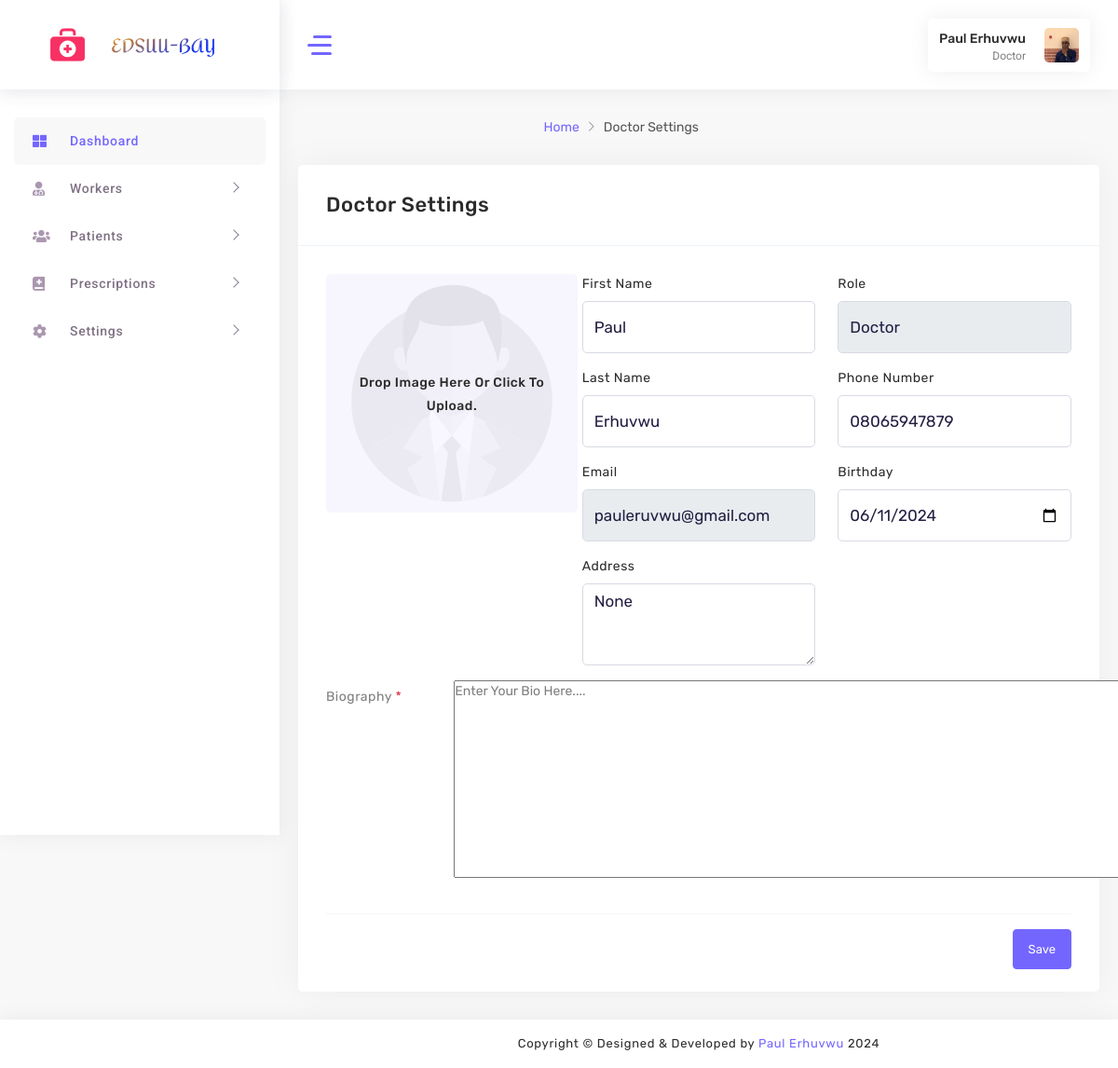
The app's page /doctor/account-settings/ (signed in) with its own data.
### accounts/models.py (models this page shows, shortened)
class UserProfile(models.Model):
    USER_ROLES = (
        ('nurse', 'Nurse'),
        ('doctor', 'Doctor'),
    )
    user = models.OneToOneField(User, on_delete=models.CASCADE)
    email = models.EmailField(max_length=30)
    role = models.CharField(max_length=20, choices=USER_ROLES)
    phone_number = models.CharField(max_length=15)
    profile_picture = models.ImageField(upload_to='profile_pictures', blank=True, null=True)
    bio = models.TextField(blank=True, null=True)
    address = models.TextField(blank=True, null=True)
    birthday = models.DateField(blank=True, null=True)

### accounts/views.py (the view, shortened to what this page needs)
# urls.py: path("doctor/account-settings/", doc_settings, name='doctorsettings'),
@login_required(login_url='/custom_login/')
@role_required('doctor')
def doc_settings(request):
    user = request.user
    user_profile = user.userprofile
    worker = Worker.objects.get(user=user)
    context = {
        'user': user,
        'user_profile': user_profile,
        'worker': worker
    }
    return render(request, 'settings/doctor-settings.html', context)

### accounts/views.py (called while the page is built)
def role_required(role):
    def decorator(view_func):
        @wraps(view_func)
        def _wrapped_view(request, *args, **kwargs):
            if request.user.is_authenticated:
                user_profile = UserProfile.objects.get(user=request.user)
                if user_profile.role == role:
                    return view_func(request, *args, **kwargs)
                else:
                    return redirect('error404')  # Update 'error404' with your actual URL name for the error page
            else:
                return redirect('login')
        return _wrapped_view
    return decorator

### accounts/templates/settings/doctor-settings.html (shortened to what this page needs)
{% load static %}
<!DOCTYPE html>
<html lang="en">
<head>
    <link rel="stylesheet" href="{% static 'assets/main/css/fonts.css' %}">
    <link rel="stylesheet" href="{% static 'assets/main/css/style.css' %}">
</head>
<body>
    <div id="main-wrapper" class="show">
        <div class="nav-header">
            <div class="brand-logo">
                <a href="#"><img class="brand-title" src="{% static 'assets/images/logo.png '%}" alt=""></a>
            </div>
        </div>
        <aside class="left-panel nicescroll-box">
            <nav class="navigation">
                <ul class="list-unstyled main-menu">
                    <li class="has-submenu active">
                        <a href="{% url 'homedoc' %}">
                            <i class="fas fa-th-large"></i>
                            <span class="nav-label">Dashboard</span>
                        </a>
                    </li>
                    <li class="has-submenu">
                        <a href="javascript:void()" class="has-arrow mm-collapsed">
                            <i class="fas fa-user-md"></i>
                            <span class="nav-label">Workers</span>
                        </a>
                    </li>
                    <li class="has-submenu">
                        <a href="javascript:void()" class="has-arrow mm-collapsed">
                            <i class="fas fa-users"></i>
                            <span class="nav-label">Patients</span>
                        </a>
                    </li>
                    <li class="has-submenu">
                        <a href="javascript:void()" class="has-arrow mm-collapsed">
                            <i class="fas fa-book-medical"></i>
                            <span class="nav-label">Prescriptions</span>
                        </a>
                    </li>
                    <li class="has-submenu">
                        <a href="javascript:void()" class="has-arrow mm-collapsed">
                            <i class="fas fa-cog"></i>
                            <span class="nav-label">Settings</span>
                        </a>
                    </li>
                </ul>
            </nav>
        </aside>
        <div class="nav-header">
            <div class="brand-logo">
                <a href="#"> <img class="logo-tabib" src="{% static 'assets/images/download.png' %}" alt=""></a>
                <a href="#"><img class="brand-title" src="{% static 'assets/images/logo.png' %}" alt=""></a>
            </div>
        </div>
        <div class="header">
            <header class="top-head container-fluid">
                <div class="nav-control">
                    <div class="hamburger">
                        <span class="line"></span><span class="line"></span><span class="line"></span>
                    </div>
                </div>
                <div class="header-right">
                    <div class="my-account-wrapper widget-7">
                        <div class="account-wrapper">
                            <div class="account-control">
                                <a class="login header-profile" href="#" title="Sign in">
                                    <div class="header-info">
                                        <span style="text-transform: capitalize;">{{ user.get_full_name }}</span>
                                        <small>{{ user.userprofile.get_role_display }}</small>
                                    </div>
                                    <img src="{% if user.userprofile.profile_picture %}{{ user.userprofile.profile_picture.url }}{% else %}{% static 'assets/images/profile.jpg' %}{% endif %}" alt="Profile Picture">
                                </a>
                            </div>
                        </div>
                    </div>
                </div>
            </header>
        </div>
        <div class="content-body">
            <div class="warper container-fluid">
                <div class="doctorino_settings main_container">
                    <div class="row page-titles mx-0">
                        <div class="col-sm-6 p-md-0 justify-content-sm-end mt-2 mt-sm-0 d-flex">
                            <ol class="breadcrumb">
                                <li class="breadcrumb-item"><a href="{% url 'homedoc' %}">Home</a></li>
                                <li class="breadcrumb-item active"><a href="#">Doctor Settings</a>
                                </li>
                            </ol>
                        </div>
                    </div>
                    <div class="row">
                        <div class="col-md-12">
                            <div class="card shadow mb-4">
                                <div class="card-header">
                                    <h4 class="card-title"> Doctor Settings </h4>
                                </div>
                                <div class="card-body">
                                    <form method="post" enctype="multipart/form-data">
                                        <div class="row">
                                            <div class="col-xl-4">
                                                <div class="form-group row widget-3">
                                                    <div class="col-lg-12">
                                                        <div class="form-input">
                                                            <label class="labeltest" for="file-ip-1">
                                                                <span> Drop image here or click to upload. </span>
                                                            </label>
                                                        </div>
                                                    </div>
                                                </div>
                                            </div>
                                            <div class="col-xl-4">
                                                <div class="form-group">
                                                    <label for="first_name">First Name</label>
                                                    <input type="text" class="form-control" id="first_name" name="first_name" value="{{ user.first_name }}" style="text-transform: capitalize;" required>
                                                </div>
                                                <div class="form-group">
                                                    <label for="last_name">Last Name</label>
                                                    <input type="text" class="form-control" id="last_name" name="last_name" value="{{ user.last_name }}" style="text-transform: capitalize;" required>
                                                </div>
                                                <div class="form-group">
                                                    <label for="email">Email</label>
                                                    <input type="email" class="form-control" id="email" name="email" value="{{ user.email }}" readonly>
                                                </div>
                                            </div>
                                            <div class="col-xl-4">
                                                <div class="form-group">
                                                    <label for="role">Role</label>
                                                    <input type="text" class="form-control" id="role" name="role" value="{{ user.userprofile.get_role_display }}" readonly>
                                                </div>
                                                <div class="form-group">
                                                    <label for="phone_number">Phone Number</label>
                                                    <input type="text" class="form-control" maxlength="11" minlength="11" id="phone_number" name="phone_number" value="{{ user_profile.phone_number }}" required>
                                                </div>
                                                <div class="form-group">
                                                    <label for="birthday">Birthday</label>
                                                    <input type="date" class="form-control" id="birthday" name="birthday" value="{{ user_profile.birthday|date:'Y-m-d' }}">
                                                </div>
                                            </div>
                                        </div>
                                        <div class="row">
                                            <div class="col-xl-4"></div>
                                            <div class="col-xl-4">
                                                <div class="form-group">
                                                    <label for="address">Address</label>
                                                    <textarea class="form-control" id="address" name="address" rows="4" required>{{ user_profile.address }}</textarea>
                                                </div>
                                            </div>
                                        </div>
                                        <div class="row">
                                            <div class="col-xl-6">
                                                <div class="form-group row">
                                                    <label for="bio" class="col-lg-4 col-form-label">Biography <span class="text-danger">*</span></label>
                                                    <div class="col-lg-7">
                                                        <textarea name="bio" id="bio" cols="80" rows="10" placeholder="Enter Your Bio Here....">{{ user_profile.bio }}</textarea>
                                                    </div>
                                                </div>
                                            </div>
                                        </div>
                                        <hr>
                                        <div class="row">
                                            <div class="col-xl-4"></div>
                                            <div class="col-xl-8">
                                                <div class="form-group text-right">
                                                    <button type="submit" class="btn btn-primary float-end">Save</button>
                                                </div>
                                            </div>
                                        </div>
                                    </form>
                                </div>
                            </div>
                        </div>
                    </div>
                </div>
            </div>
        </div>
        <div class="footer">
            <div class="copyright">
                <p class="mb-0">Copyright © Designed &amp; Developed by <a href="#" target="_blank">Paul Erhuvwu</a>
                    2024
                </p>
            </div>
        </div>
    </div>
</body>
</html>

### records on screen
UserProfile: phone_number "08065947879", birthday "06/11/2024", address "None"

### other values on screen
{{ user.get_full_name }} "Paul Erhuvwu"
{{ user.userprofile.get_role_display }} "Doctor"
